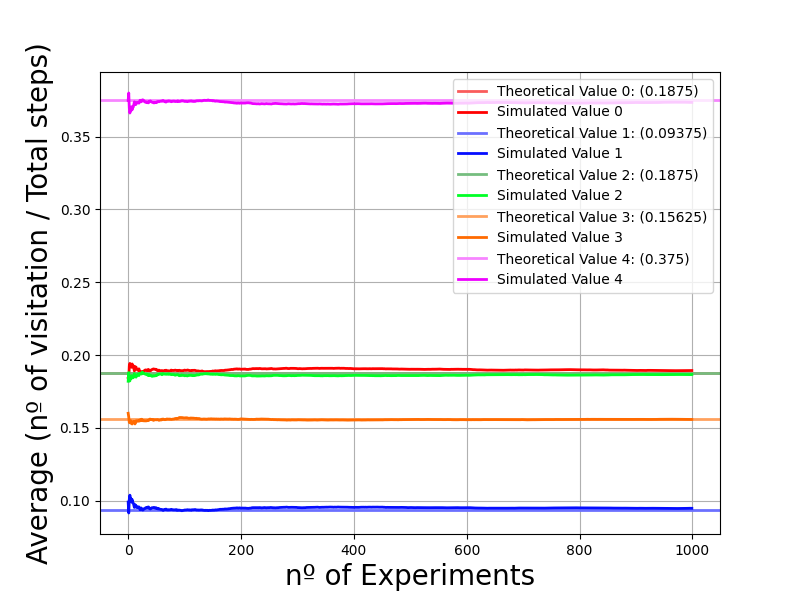

This chart was generated by the following Python code:
import matplotlib
matplotlib.use('Agg') # no UI backend

import numpy as np
import matplotlib.pyplot as plt
import random

colors = ['#ff0000', '#050dff', '#00ff26', '#ff6a00', '#ee00ff']
theoreticalColors = ['#fa5c5c','#6b70ff','#75bd7f', '#ffa15e', '#f785ff']
theoreticalValue = [0.1875, 0.09375, 0.1875, 0.15625, 0.375]
numberOfExperiments =  1000
numberOfSteps = 1000

#each connection is composed of [0]-> node connected, [1]-> weight, [2]-> probability
graph = {
            "1" : [["2", 3, 0], ["4", 1, 0], ["5", 2, 0]], 
            "2" : [["1", 3, 0]],
            "3" : [["5", 6, 0]],
            "4" : [["1", 1, 0], ["5", 4, 0]],
            "5" : [["1", 2, 0], ["3", 6, 0], ["4", 4, 0]]
        }

for node in graph:
    sumWeigths = 0
    for connection in graph[node]:
        sumWeigths += connection[1]
    for connection in graph[node]:
        connection[2] = connection[1]/sumWeigths
    
visitationCnt = [0,0,0,0,0]
numVisitations = [[], [], [], [], []]
averageVisitations = [[],[],[],[],[]]


for experimentCnt in range(numberOfExperiments):
    currentPos = "1"
    visitationCnt = [0,0,0,0,0]
    for stepCnt in range(numberOfSteps): 
        #conta a visita atual
        visitationCnt[int(currentPos) - 1] += 1

        #Gera um numéro aleátorio é faz o passo a depender do número gerado
        randStep = np.random.uniform() 
        lastProbBuffer = 0
        for connection in graph[currentPos]:
            #Checa o intervalo da probabilidade
            if(lastProbBuffer <= randStep and randStep < lastProbBuffer + connection[2] ):
                currentPos = connection[0]
                break
                
            lastProbBuffer += connection[2]
    
    #Registra as contagens
    for index in range(len(graph)):
        numVisitations[index].append(visitationCnt[index]/numberOfSteps)
        averageVisitations[index].append(sum(numVisitations[index])/len(numVisitations[index]))



    

plt.figure(figsize=(8,6))

#plota o gráfico
for i in  range(len(graph)):
    plt.axhline(y = theoreticalValue[i], linestyle='-', color=theoreticalColors[i], linewidth=2, label = 'Theoretical Value ' + str(i) + ": (" + str(theoreticalValue[i]) + ")")
    plt.plot(range(len(averageVisitations[i])),averageVisitations[i], linestyle='-', color=colors[i], linewidth=2, label = 'Simulated Value ' + str(i))
   

plt.xlabel("nº of Experiments", fontsize=20)
plt.ylabel("Average (nº of visitation / Total steps)", fontsize=20)
plt.legend()
plt.grid(True)
plt.savefig("exercise4.png")  #savefig, don't show

    
        